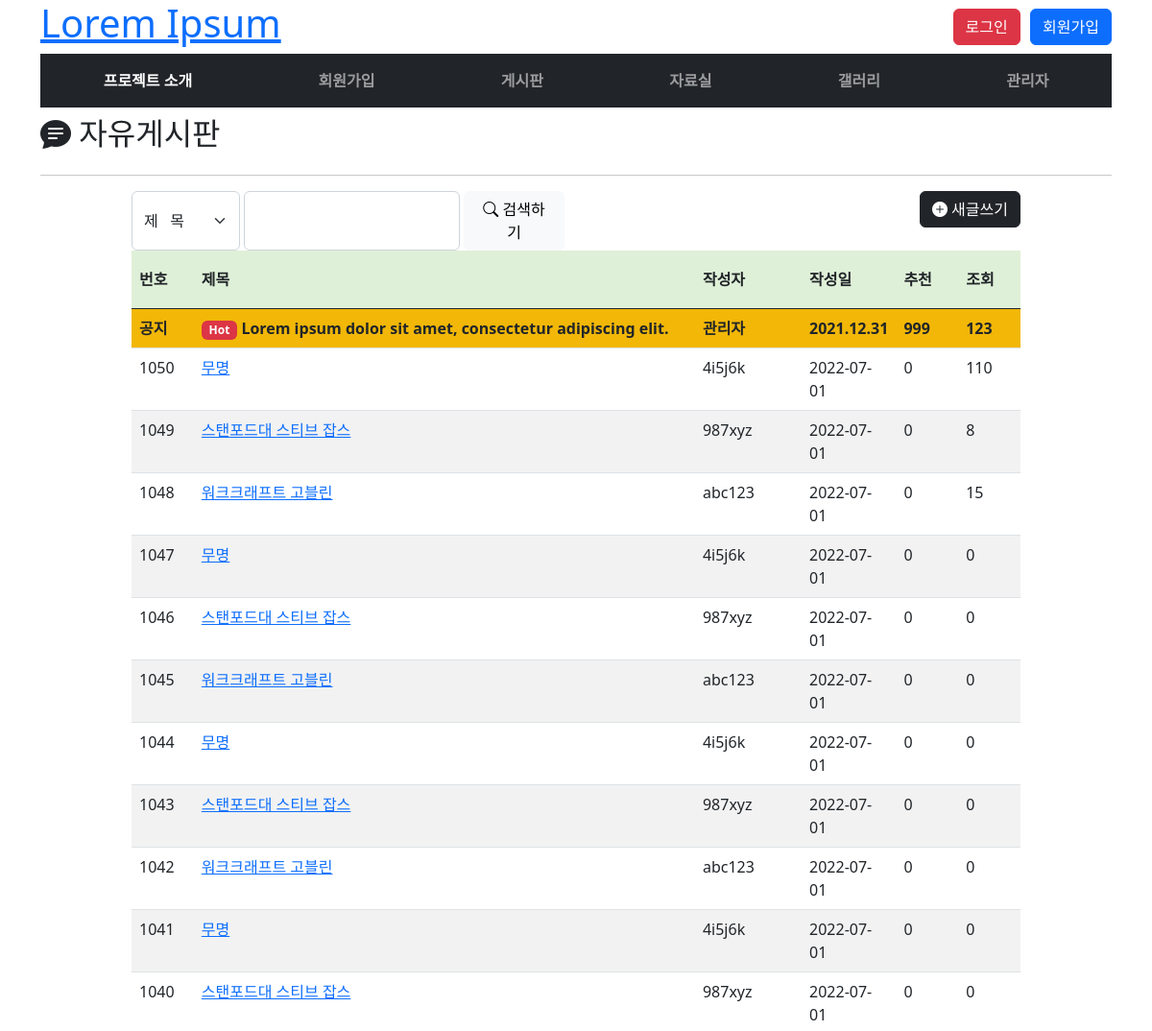
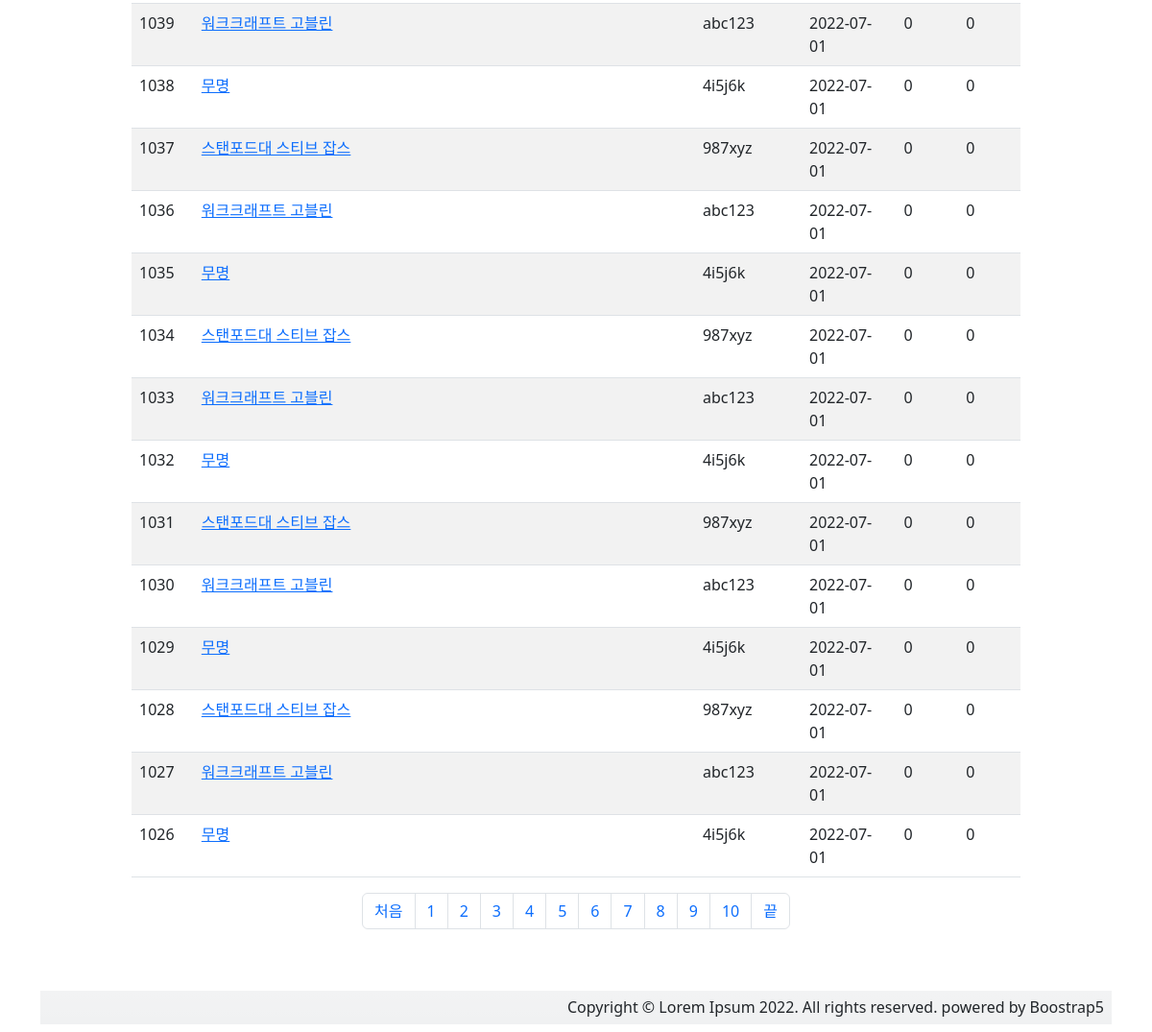
/board/list/, run on the app's committed database (2 pictures, top to bottom).
### board/models.py (models this page shows)
class Board(models.Model):
    id = models.AutoField(primary_key=True)
    title = models.TextField()
    member = models.ForeignKey(Member, on_delete=models.DO_NOTHING)
    regdate = models.DateTimeField(default=datetime.now)
    thumbup = models.IntegerField(default=0)
    views = models.IntegerField(default=0)
    contents = models.TextField(null=False, blank=False)
    class Meta:
        db_table = 'board'
        ordering = ['-id']

### join/models.py (models this page shows)
class Member(models.Model):
    id = models.AutoField(primary_key=True)
    userid = models.CharField(max_length=18, unique=True)
    passwd = models.CharField(max_length=18)
    name = models.CharField(max_length=7)
    phone = models.CharField(max_length=15)
    email = models.TextField()
    mailing = models.BooleanField(default=False)
    zipcode = models.ForeignKey(Zipcode, on_delete=models.DO_NOTHING)
    addr = models.TextField()
    regdate=models.DateTimeField(default=datetime.now)
    class Meta:
        db_table = 'member'

### board/views.py (the view, shortened to what this page needs)
# urls.py: path('list/', views.ListView.as_view(), name='blist'),
class ListView(View):
    def get(self, request, perPage=25):
        form = request.GET.dict()
        qry = ''
        if request.GET.get('fkey') is not None and request.GET.get('ftype') is not None:
            if form['ftype'] == 'title':
                bdlist = Board.objects.select_related().filter(title=form['fkey'])
            elif form['ftype'] == 'userid':
                bdlist = Board.objects.select_related().filter(member__userid=form['fkey'])
            elif form['ftype'] == 'contents':
                bdlist = Board.objects.select_related().filter(contents__contains=form['fkey'])
            qry = urlencode({'ftype': form['ftype'], 'fkey': form['fkey']})
        else:
            bdlist = Board.objects.select_related()
        pages = ceil(bdlist.count() / perPage)
        cpage = 1
        if request.GET.get('cpage') is not None: cpage = form['cpage']
        start = (int(cpage) - 1) * perPage
        end = start + perPage
        bdlist = bdlist[start:end]
        stpgn = int((int(cpage) - 1) / 10) * 10 + 1
        context = {'bds': bdlist, 'pages': pages, 'range': range(stpgn, stpgn+10), 'qry': qry}
        return render(request, 'board/list.html', context)

### templates/board/list.html (shortened to what this page needs)
{% extends 'layouts/base.html' %}
{% load static %}
{% block contents %}
<div id="main">
        <div>
            <div class="d-flex justify-content-between mt-2">
                <h2><i class="bi bi-chat-text-fill"></i> 자유게시판</h2>
            </div>
            <hr>
        </div>
        <div class="row">
            <div class="col"></div>
            <div class="col-sm-5 d-flex flex-row">
                <select name="findtype" id="findtype" class="form-select w-25 findfrm">
                    <option value="title">제 &nbsp; 목</option>
                </select>&nbsp;
                <input type="text" name="findkey" id="findkey"
                       class="form-control w-50 findfrm2">&nbsp;
                <button type="button" class="btn btn-light" id="findbtn">
                    <i class="bi bi-search"></i> 검색하기</button>
            </div>
            <div class="col-sm-5 text-end">
                <button type="button" class="btn btn-dark">
                    <i class="bi bi-plus-circle-fill"></i> 새글쓰기</button>
            </div>
            <div class="col"></div>
        </div>
        <div class="row mt-n2">
            <div class="col"></div>
            <div class="col-10">
                <table class="table table-striped table-hover">
                    <thead class="thead">
                        <tr style="height: 60px; vertical-align: middle">
                            <th style="width: 7%">번호</th>
                            <th>제목</th>
                            <th style="width: 12%">작성자</th>
                            <th style="width: 10%">작성일</th>
                            <th style="width: 7%">추천</th>
                            <th style="width: 7%">조회</th>
                        </tr>
                    </thead>
                    <tbody>
                    <tr class="text-danger bg-warning">
                        <th>공지</th>
                        <th><span class="badge bg-danger">Hot</span>
                            Lorem ipsum dolor sit amet, consectetur adipiscing elit.</th>
                        <th>관리자</th>
                        <th>2021.12.31</th>
                        <th>999</th>
                        <th>123</th>
                    </tr>
                    {% for b in bds %}
                        <tr>
                            <td>{{ b.id }}</td>
                            <td><a href="{% url 'bview' %}?bno={{ b.id }}">{{ b.title }}</a></td>
                            <td>{{ b.member.userid }}</td>
                            <td>{{ b.regdate|date:'Y-m-d' }}</td>
                            <td>{{ b.thumbup }}</td>
                            <td>{{ b.views }}</td>
                        </tr>
                    {% endfor %}
                    </tbody>
                </table>
            </div>
            <div class="col"></div>
        </div>
        <div class="row mt-n2">
            <div class="col-12 mb-5">
                <ul class="pagination justify-content-center">
                    <li class="page-item">
                        <a href="?cpage=1&{{ qry }}" class="page-link">처음</a>
                    </li>
                    {% for i in range %}
                        {%  if i <= pages %}
                        <li class="page-item
                            {% if i == request.GET.cpage|add:0 %}active{% endif %}">
                            <a href="?cpage={{ i }}&{{ qry }}" class="page-link cpage">{{ i }}</a>
                        </li>
                        {% endif %}
                    {% endfor %}
                    <li class="page-item">
                        <a href="?cpage={{ pages }}&{{ qry }}" class="page-link">끝</a>
                    </li>
                </ul>
            </div>
        </div>
    </div>
{% endblock %}

### templates/board/list.html (style rules this page uses)
.thead { background: #dff0d8; border: none; }

### data on the page
Board: id "1050", title "무명", member.userid "4i5j6k", regdate "2022-07-01", thumbup "0", views "110"
Board: id "1049", title "스탠포드대 스티브 잡스", member.userid "987xyz", regdate "2022-07-01", thumbup "0", views "8"
Board: id "1048", title "워크크래프트 고블린", member.userid "abc123", regdate "2022-07-01", thumbup "0", views "15"
Board: id "1047", title "무명", member.userid "4i5j6k", regdate "2022-07-01", thumbup "0", views "0"
Board: id "1046", title "스탠포드대 스티브 잡스", member.userid "987xyz", regdate "2022-07-01", thumbup "0", views "0"
Board: id "1045", title "워크크래프트 고블린", member.userid "abc123", regdate "2022-07-01", thumbup "0", views "0"
Board: id "1044", title "무명", member.userid "4i5j6k", regdate "2022-07-01", thumbup "0", views "0"
Board: id "1043", title "스탠포드대 스티브 잡스", member.userid "987xyz", regdate "2022-07-01", thumbup "0", views "0"
Board: id "1042", title "워크크래프트 고블린", member.userid "abc123", regdate "2022-07-01", thumbup "0", views "0"
Board: id "1041", title "무명", member.userid "4i5j6k", regdate "2022-07-01", thumbup "0", views "0"
Board: id "1040", title "스탠포드대 스티브 잡스", member.userid "987xyz", regdate "2022-07-01", thumbup "0", views "0"
Board: id "1039", title "워크크래프트 고블린", member.userid "abc123", regdate "2022-07-01", thumbup "0", views "0"
Board: id "1038", title "무명", member.userid "4i5j6k", regdate "2022-07-01", thumbup "0", views "0"
Board: id "1037", title "스탠포드대 스티브 잡스", member.userid "987xyz", regdate "2022-07-01", thumbup "0", views "0"
Board: id "1036", title "워크크래프트 고블린", member.userid "abc123", regdate "2022-07-01", thumbup "0", views "0"
Board: id "1035", title "무명", member.userid "4i5j6k", regdate "2022-07-01", thumbup "0", views "0"
Board: id "1034", title "스탠포드대 스티브 잡스", member.userid "987xyz", regdate "2022-07-01", thumbup "0", views "0"
Board: id "1033", title "워크크래프트 고블린", member.userid "abc123", regdate "2022-07-01", thumbup "0", views "0"
Board: id "1032", title "무명", member.userid "4i5j6k", regdate "2022-07-01", thumbup "0", views "0"
Board: id "1031", title "스탠포드대 스티브 잡스", member.userid "987xyz", regdate "2022-07-01", thumbup "0", views "0"
Board: id "1030", title "워크크래프트 고블린", member.userid "abc123", regdate "2022-07-01", thumbup "0", views "0"
Board: id "1029", title "무명", member.userid "4i5j6k", regdate "2022-07-01", thumbup "0", views "0"
Board: id "1028", title "스탠포드대 스티브 잡스", member.userid "987xyz", regdate "2022-07-01", thumbup "0", views "0"
Board: id "1027", title "워크크래프트 고블린", member.userid "abc123", regdate "2022-07-01", thumbup "0", views "0"
Board: id "1026", title "무명", member.userid "4i5j6k", regdate "2022-07-01", thumbup "0", views "0"

### other printed values
{{ i }} "1" "2" "3" "4" "5" "6" "7" "8" "9" "10"
